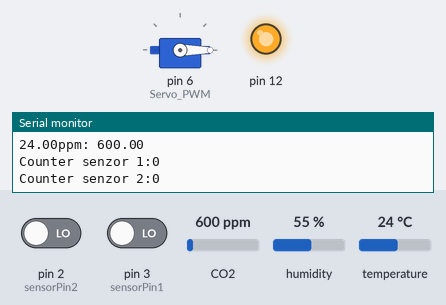
A sketch run on a simulated Arduino Uno, built with avr-gcc and run on an emulated ATmega328P. Shown: servo, output pins drawn as LEDs (lit = HIGH), the last lines printed to the serial monitor. Inputs (shaded band) come from the test bench; at power-on: temperature 24 °C, pin 2 (sensorPin2) LOW, pin 3 (sensorPin1) LOW, CO2 600 ppm, humidity 55 %.

Above: at 1.2 s.
1.3 s: temperature set to 26 °C
7.5 s: temperature set to 29 °C
At 9.7 s:
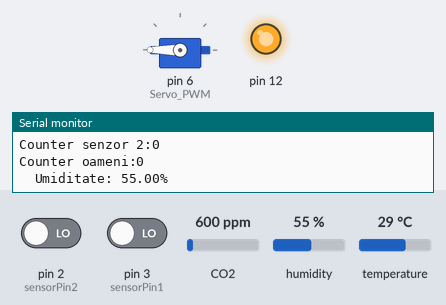
10.0 s: temperature set to 12 °C
At 12.0 s:
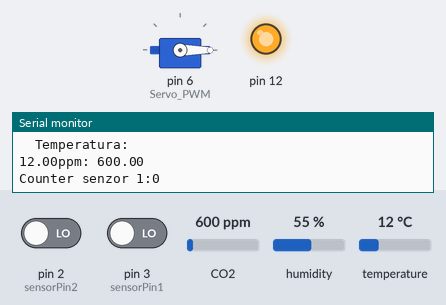
22.4 s: temperature set to 28 °C
At 23.8 s:
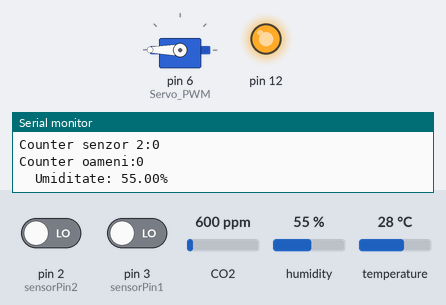
Timing chart, 0 to 25.4 s (numbered marks = the images above; inputs shaded):
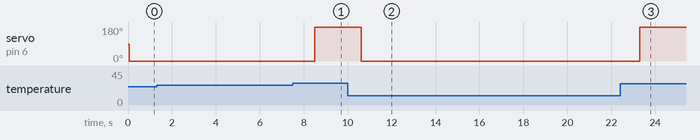

Measured:
- the behaviour switches between 27 and 28 °C on temperature (found by bisection; images 0 and 1)
- after the input at 7.5 s, servo on pin 6 (Servo_PWM): 0° → 180° after 1.0 s
- after the input at 10.0 s, servo on pin 6 (Servo_PWM): 180° → 0° after 0.61 s
- after the input at 22.4 s, servo on pin 6 (Servo_PWM): 0° → 180° after 0.91 s

The sketch:

sketch_may04a.ino
```cpp
#include "DHT.h"
#include <Servo.h> // include servo library to use its related functions
#include <SoftwareSerial.h>
#include <stdlib.h>
SoftwareSerial sim808(10, 11); // RX, TX


unsigned long lastActionTime = 0;

char buffer[80];
byte pos = 0;
double latitude=9;
double longitude;

int contentLength = 0;


#define DHTPIN 4
#define DHTTYPE DHT11
DHT dht(DHTPIN, DHTTYPE);
bool hasBeenPrinted = false;

#define Servo_PWM 6 // A descriptive name for D6 pin of Arduino to provide PWM signal
Servo MG995_Servo;  // Define an instance of of Servo with the name of "MG995_Servo"


#include "MQ135.h"
///The load resistance on the board
#define RLOAD 102.0
///Calibration resistence at atmospheric CO2 level
#define RZERO 10000.99
///Atmospheric CO2 level for calibration purposes
#define ATMOCO2 397.13
int sensorIn = A0;


const byte sensorPin1 = 3;
const byte sensorPin2 = 2;

int counter=0;
int state1 = LOW;
int state2 = LOW;
int lastst1=LOW;
int lastst2=LOW;
int state1count=0;
int state2count=0;
int ok=0;


void setup(){
  pinMode(12,OUTPUT);
  digitalWrite(12,HIGH);
  pinMode(sensorPin1, INPUT);
  pinMode(sensorPin2, INPUT);
  Serial.begin(9600);
  MG995_Servo.attach(Servo_PWM);  // Connect D6 of Arduino with PWM signal pin of servo motor
  dht.begin();


  sim808.begin(9600);
}

void nr_oameni(){
   state1=digitalRead(sensorPin1);
  state2=digitalRead(sensorPin2);


  if(state1!=lastst1 && state1==HIGH){
      state1count++;
  }
  if(state2!=lastst2 && state2==HIGH){
      state2count++;
  }

  if(state1count==(state2count+1)){
    ok=1;
  }
  else state1count=state2count;

  if(state2count==(state1count+1)){
    ok=1;
  }
  else state1count=state2count;
  if(ok==1 && lastst2==LOW &&state2==HIGH && state1==HIGH){
    counter++;
    ok=0;
    delay(300);
    Serial.println(counter);
  }
  else if(ok==1 && lastst1==LOW && state2==HIGH && state1==HIGH){
    if(counter>0)counter--;
    Serial.println(counter);
    ok=0;
    delay(300);
  }
  Serial.print("Counter senzor 1:");
    Serial.println(state1count);
  Serial.print("Counter senzor 2:");
    Serial.println(state2count);
  Serial.print("Counter oameni:");
    Serial.println(counter);
  lastst1=state1;
  lastst2=state2;
}


  float h;
  float t;
  float com;

void DHT_Servo(){
  h = dht.readHumidity();
  t = dht.readTemperature();
  com = (t * 1.8 + 32) - (0.55 - 0.0055 * h) * ((t * 1.8 + 32) - 58);
  if (isnan(h) || isnan(t)) {
    Serial.println(F("Failed to read from DHT sensor!"));
    return;
  }
  float hic= dht.computeHeatIndex(t, h, false);
 // if(hasBeenPrinted==false)
  {
    Serial.print(F("  Umiditate: "));
    Serial.print(h);
    Serial.println(F("%\n  Temperatura: "));
    Serial.print(t);
  }
  if(t>27)
  {
    MG995_Servo.write(180);
  } else {
    MG995_Servo.write(0);
  }
  hasBeenPrinted = true;
}
float ppm;
void MQ(){
  MQ135 gasSensor = MQ135(A0);
   ppm = gasSensor.getPPM();
  Serial.print ("ppm: ");
  Serial.println (ppm);
}


void sendsim808(const char* msg, int waitMs = 500) {
  sim808.println(msg);
  delay(waitMs);
}


void getGpsData()
{
 sendsim808("AT");
 sendsim808("AT+CGPSPWR=1");
 while(sim808.available())
 sim808.read();
 sim808.println("AT+CGPSINF=0");
 delay(5000);
 char s[300];
 int i=0;
 while(i<200&&sim808.available())
 {s[i]=(char)sim808.read();
 i++;
 delay(10);
 }
 delay(100);
 s[100]='\0';
 char lat[100],lon[100];
 strncpy(lat,s+27,11);
 lat[11]='\0';
 strncpy(lon,s+39,11);
 lon[11]='\0';
 latitude=atof(lat)/(double)100;
 longitude=atof(lon)/(double)100;


  Serial.println("02");
 delay(5000);


}

void postNum(char* nume,int val)
{
    char url2[] = "AT+HTTPPARA=\"URL\",\"http://ec2-18-212-247-203.compute-1.amazonaws.com:5050/?name="; //eu
    char url[150];
    strcpy(url,url2);
    Serial.println(nume);
    strcat(url,nume);
    char v[]="&value=";
    Serial.println(v);
    strcat(url,v);
    Serial.println(url);
    char buf[100];
    itoa(val,buf,10);
    buf[9]='\0';
    Serial.println(buf);
    strcat(url,buf);
    strcat(url,"\"");
    Serial.println(url);
Serial.println(url);


 sendsim808("AT");
 sendsim808("AT+SAPBR=3,1,\"CONTYPE\",\"GPRS\"");
 sendsim808("AT+SAPBR=3,1,\"APN\",\"live.vodafone.com\"");
 sendsim808("AT+SAPBR=3,1,\"USER\",\"live\"");
 sendsim808("AT+SAPBR=1,1\n",3000);
 sendsim808("AT+HTTPINIT");
 sendsim808("AT+HTTPPARA=\"CID\",1");
 sendsim808(url);
 sendsim808("AT+HTTPACTION=0");
 Serial.println(url);
}

void postLL(char* nume,double val)
{

    char url2[] = "AT+HTTPPARA=\"URL\",\"http://ec2-18-212-247-203.compute-1.amazonaws.com:5050/?name="; //eu
    char url[150];
    strcpy(url,url2);
    Serial.println(url);
    strcat(url,nume);
    Serial.println(url);
    char v[]="&value=";
    char buf[100];
    strcat(url,v);
    Serial.println(url);
    int l=val;
    itoa(l,buf,10);
    strcat(url,buf);
    Serial.println(url);
    l=val*100;
    l=l%100;
    char p[]=".";
    strcat(url,p);
    Serial.println(url);
    char buf2[100];
    itoa(l,buf2,10);
    strcat(url,buf2);
    strcat(url,"\"");
    Serial.println(url);

 sendsim808("AT");
 sendsim808("AT+SAPBR=3,1,\"CONTYPE\",\"GPRS\"");
 sendsim808("AT+SAPBR=3,1,\"APN\",\"live.vodafone.com\"");
 sendsim808("AT+SAPBR=3,1,\"USER\",\"live\"");
 sendsim808("AT+SAPBR=1,1\n",3000);
 sendsim808("AT+HTTPINIT");
 sendsim808("AT+HTTPPARA=\"CID\",1");
 sendsim808(url);
 sendsim808("AT+HTTPACTION=0");
}


void loop(){
  nr_oameni();
  DHT_Servo();
  MQ();
  unsigned long m=millis();
  m=m/10000*10000;
  /*if(m%60000==0&&m>=60000){
  getGpsData();
  postLL("latitudine",latitude);
  postLL("longitudine",longitude);
  postLL("humidity",h);
  postLL("temperature",t);
  postLL("comfort",com);
  postLL("ppm",ppm);
  postNum("people",counter);
  }*/
}
```
